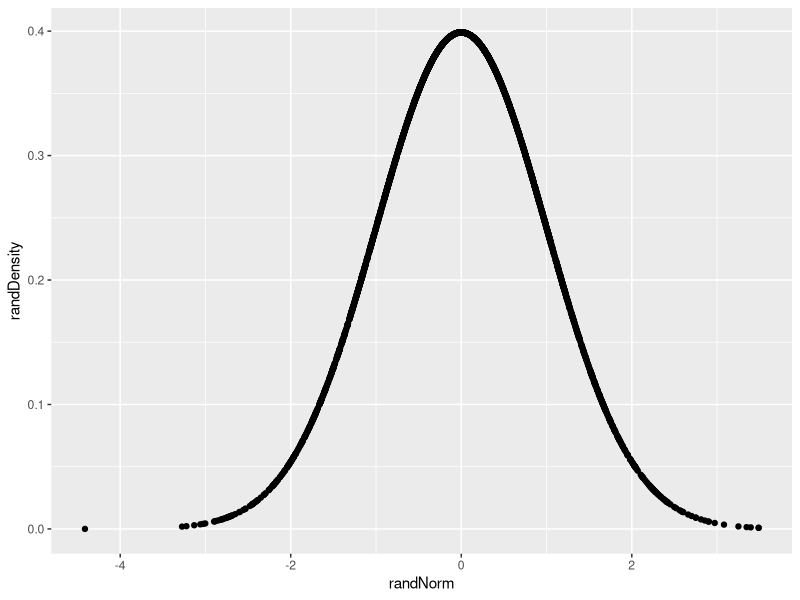
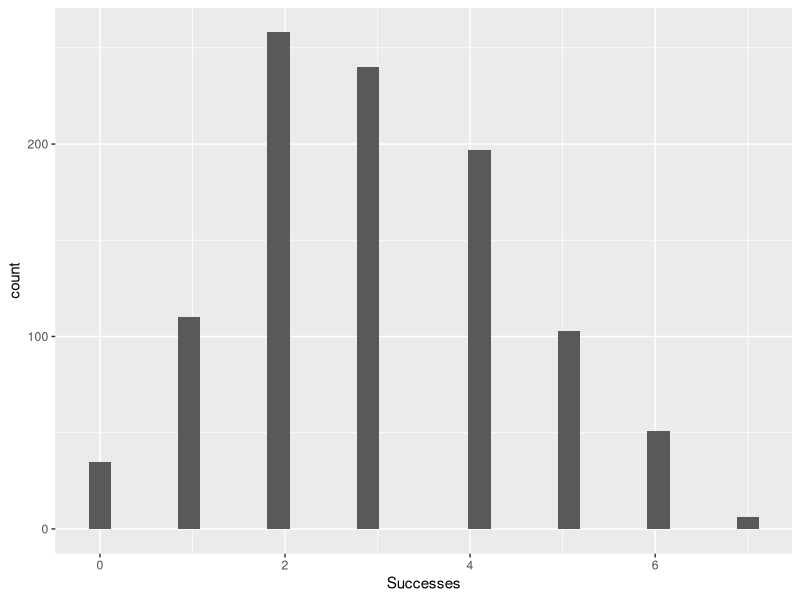

Write the R code that produced these figures, in order. (Note: this script raises an error after producing the figures.)
#DTA250 - Fall 2023
#JJ

# Normal Distributions ----
# Perhaps the most famous, and most used, distribution is the normal 
# distribution.

#TODO
# Create 10 random numbers using the rnorm() function
rnorm(10)


# In the case above, the mean is automatically set to 0 and the standard
# deviation is set to 1. We can change these values by adding the mean and
# standard deviation arguments to the function.

#TODO
# Create 10 random numbers with a mean of 100 and a standard deviation of 20

rnorm(n=10, mean=100, sd=20)


# The dnorm() function will give us the probability density of a given value
# in a normal distribution. For example, if we want to know the probability
# density of the value 100 in a normal distribution with a mean of 100 and a
# standard deviation of 20, we can use the dnorm() function.

#TODO
# Create 10 random numbers using the rnorm() function and store it in a variable
# called randNorm10

randNorm10 <- rnorm(10)

randNorm10


#TODO
# Run the dnorm() function on randNorm10
dnorm(randNorm10)


## Plotting Normal Distributions ----
#TODO
# Create 3000 random numbers using rnorm() and assign it to a variable called 
# randNorm
# Calculate the distribution of randNorm using the dnorm() function and assign
# it to a variable called randDensity
# Create a data.frame called randDF with two columns: randNorm and randDensity
# Load the ggplot2 library
# Create a scatter plot using the ggplot() and geom_point() functions
# Set the data argument to randDF
# Set the x-axis to randNorm and the y-axis to randDensity

randNorm <- rnorm(3000)
randDensity <- dnorm(randNorm)
randDF <- data.frame(randNorm, randDensity)
library(tidyverse)
ggplot(data = randDF, aes(x=randNorm, y=randDensity)) +
  geom_point()

# The pnorm() function will give us the cumulative probability of a given
# value in a normal distribution.

#TODO
# Run the pnorm() function on randNorm10

randNorm10
pnorm(randNorm10)


# Binomial Distributions ----
# The binomial distribution is a discrete probability distribution that
# describes the probability of a given number of successes in a given number
# of trials in an experiment which has two possible outcomes (commonly called
# a binomial experiment). For example, the probability of getting 3 heads in 5
# coin tosses.

#TODO
# Execute the rbinom() function with n=1, size=10, prob=0.4
rbinom(n=1, size=10, prob=0.4)


#TODO
# Try the code above with n=5 and n=10
rbinom(n=5, size=10, prob=0.4)
rbinom(n=10, size=10, prob=0.4)


#TODO
# Try the above 3 examples but this time make sure size=1
rbinom(n=1, size=1, prob=0.4)
rbinom(n=5, size=1, prob=0.4)
rbinom(n=10, size=1, prob=0.4)



#TODO
# Create a data.frame called binomDF with one column called Successes where
# Successes is a random binomial distribution with n=1000, size=10, prob=0.3
# Create a histogram using the ggplot() and geom_histogram() functions
# Set the data argument to binomDF
# Set the x-axis to Successes

binomDF <- data.frame(Successes = rbinom(n=1000, size=10, prob=0.3))

ggplot(data = binomDF, aes(x=Successes)) +
  geom_histogram()

# Poisson Distributions ----
# The Poisson distribution is a discrete probability distribution that
# describes the probability of a given number of events occurring in a fixed
# interval of time or space if these events occur with a known constant mean
# rate and independently of the time since the last event. For example, the
# probability of 3 customers arriving at a store in 1 hour if customers arrive
# at a rate of 3 per hour.

#TODO
# Using the rpois() function, create a random poisson distribution with 
# n=10000 and lambda=1.
# Save the results in a variable called pois1


#TODO
# Repeat the last TODO 4 more times but this time change lambda to 2, 5, 10, and 20
# Save the results in variables called pois2, pois5, pois10, and pois20


#TODO
# Create a data.frame called poisDF with 5 columns: Lambda.1, Lambda.2, Lambda.5,
# Lambda.10, and Lambda.20
# Set each column to the corresponding variable from the last TODO


#TODO
# We need to do some reshaping for the data to be in the correct format for
# plotting.
# Load the tidyr library
# Use the melt() function to reshape the data
# Run the following code.

library(tidyr)
poisDF <- poisDF |>
    pivot_longer(
        cols=everything(),
        names_to="Lambda",
        values_to="Count"
    )

poisDF <- poisDF |>
    mutate(Lambda=str_extract(Lambda, "[:digit:]+") |> 
    as.numeric() |> 
    as.factor()
    )

#TODO
# Create a histogram using the ggplot() and geom_histogram() functions
# Create a facet wrap using the facet_wrap() function to display the 5 different
# lambda values



#TODO
# Create a density plot using the ggplot() and geom_density() functions
